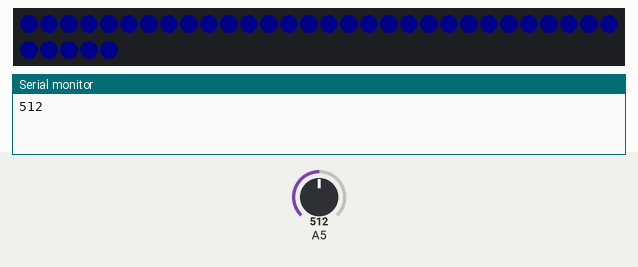
Recording of a sketch running on a simulated Arduino Uno, built with avr-gcc and run on an emulated ATmega328P. On the bench: 35 RGB LEDs in strip order, left to right, continuing on the next row, the last lines printed to the serial monitor. The test bench sets the inputs (shaded band); at power-on: A5 = 512. Dim RGB values are drawn brighter than linear.

Above: at 3.9 s.
4.0 s: A5 set to 0
At 5.0 s:
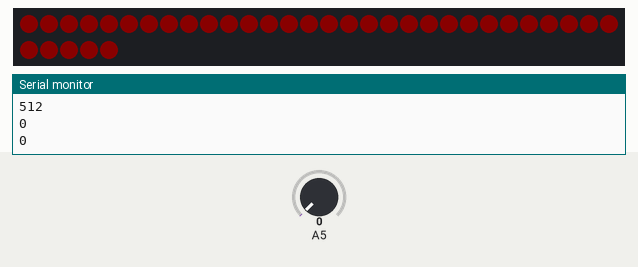
5.5 s: A5 set to 122
At 7.0 s:
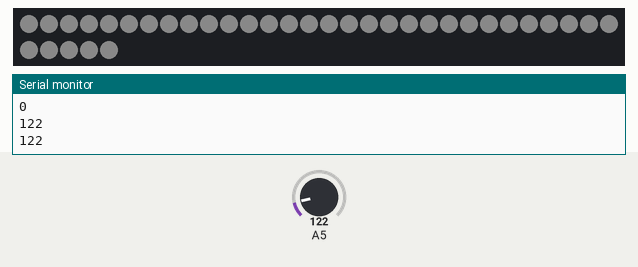
Timing chart, 0 to 8.5 s (numbered marks = the images above; inputs shaded):
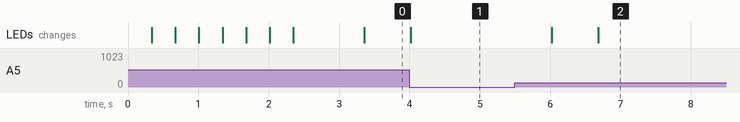

Measured:
- after the input at 4.0 s, the LEDs: change at once (image 1)
- after the input at 5.5 s, the LEDs: first change after 0.52 s (image 2 shows a later state)

The sketch:

end.ino
```cpp
#include <MsTimer2.h>
#include <Adafruit_NeoPixel.h>

#define PIN 6
#define LEDNUM 35

double bpm = 90.0;
double interval = 60.0/bpm;
double tt = interval*1000;
double half_tt = tt/2;
double pre_time = 0;
double cal_time = 0; // for calculating accuracy
double start_time = 0;

Adafruit_NeoPixel strip = Adafruit_NeoPixel(LEDNUM, PIN, NEO_GRB + NEO_KHZ800);

int threshold=4;
int a[1];
int pattern[16]={1,0,0,0,1,0,0,0,1,0,0,0,1,0,0,0};
int i = 0;
int j = 0;

void setup() {
  Serial.begin(9600);
  strip.begin();
  MsTimer2::set(tt,check_tempo);
  strip.setBrightness(10);
  strip.clear();
  strip.show();
  for(int k = 4; k > 0 ; k--){
    for(j = 0; j <= LEDNUM; j++){
      strip.setPixelColor(j,0,255,255);
    }
    strip.setBrightness(10);
    strip.show();
    delay(half_tt);
    strip.clear();
    strip.show();
    delay(half_tt);
  }
  MsTimer2::start();
}

void loop(){
}

void check_tempo(){
  double start_time = millis();
  strip.clear();
  strip.show();
  delay(half_tt);

  int sensorValue = analogRead(A5);
  a[0] = sensorValue;

  i = i%16;

  if(sensorValue>threshold){
    double check_time = millis();
    double cal_time = check_time - start_time;
     if(tt-700<cal_time||cal_time< tt+700){
      if(pattern[i] == 1){    //Good
        Serial.println(a[0]);
        for(j = 0 ; j <= LEDNUM ; j++){
           strip.setPixelColor(j,0,0,255);

        }
      }
      else{
        Serial.println(a[0]);  //Wrong note
        for(j = 0 ; j <= LEDNUM ; j++){
           strip.setPixelColor(j,255,255,255);
        }
      }
    }
    else{
      Serial.println(a[0]);    //Miss
      for(j = 0 ; j <= LEDNUM ; j++){
         strip.setPixelColor(j,0,255,0);
      }
    }
  }
  else{
    Serial.println(a[0]);     //Failed
    for(j = 0 ; j <= LEDNUM ; j++){
       strip.setPixelColor(j,255,0,0);
    }
  }
  strip.show();
  delay(half_tt);
  i++;
}
```

addFlexitimer2.ino
```cpp

```
